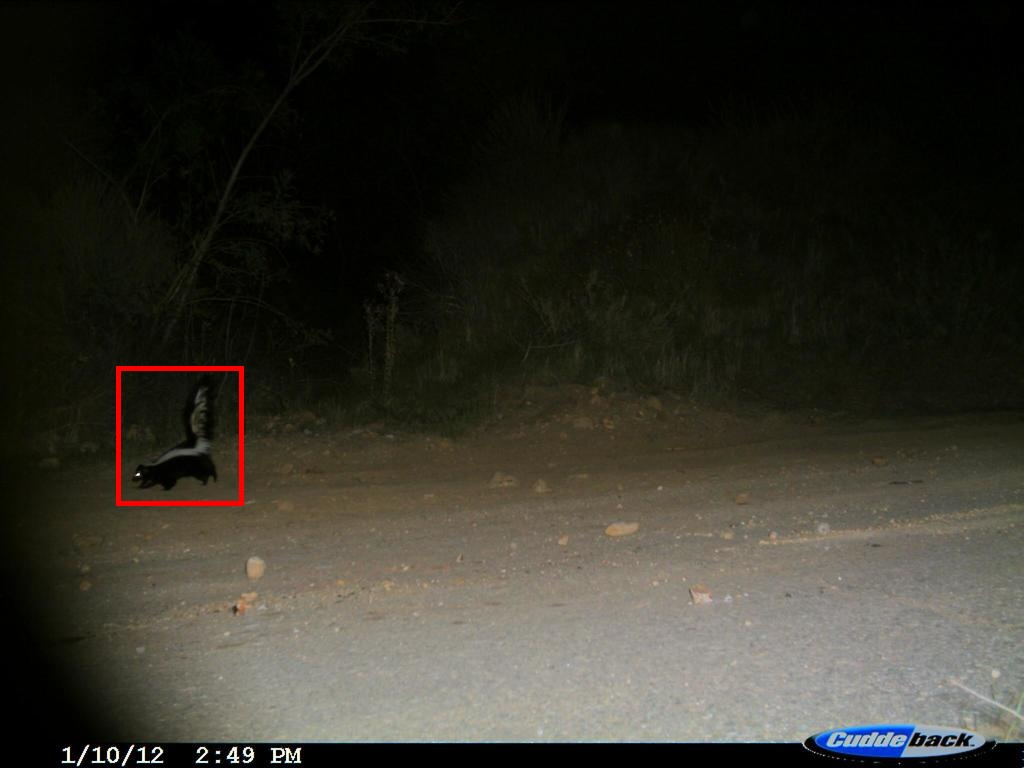
#> input picture bbox_samples_train_red/sample_01_58e59a32-23d2-11e8-a6a3-ec086b02610b_bbox.jpg, 1024 x 768 px
$ python -i visibility.py   (imports and definitions only)
#> lines starting #> are read from the running program, lines starting #| are printed output that depends on the picture
#> further down, picture is the input picture: PIL image 1024x768 RGB; mean R, G, B 51.7, 49.9, 41.3
from __future__ import annotations

from dataclasses import dataclass
from typing import Any

import numpy as np
import pandas as pd
from PIL import Image


VISIBILITY_MODES = {"original", "gamma", "clahe", "gamma_clahe"}
VISIBILITY_SCOPES = {"test_only", "train_test_consistent", "night_only"}
DEFAULT_NIGHT_VALUES = {"night", "low_light", "low-light", "dark", "1", "true", "yes"}


def apply_gamma_correction(image: Image.Image, gamma: float) -> Image.Image:
#> called with gamma = 0.7
    if gamma <= 0:
        raise ValueError(f"Gamma must be positive, got {gamma}.")
    rgb_image = image.convert("RGB")
    lookup = [
        int(np.clip(((value / 255.0) ** gamma) * 255.0, 0, 255))
        for value in range(256)
    ]
    return rgb_image.point(lookup * len(rgb_image.getbands()))
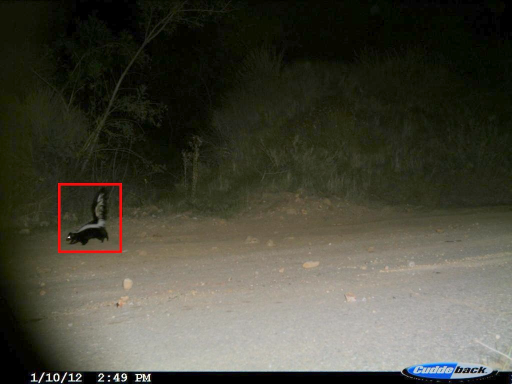
#> returned value: PIL image 1024x768 RGB (shown at 1/2 size); mean R, G, B 70.9, 69.8, 57.4


# [75 lines left out: functions _clip_histogram, _build_lut, _apply_numpy_clahe_to_channel, _apply_numpy_clahe, not called in this run]


def apply_clahe(
    image: Image.Image,
    clip_limit: float = 2.0,
    tile_grid_size: tuple[int, int] = (8, 8),
) -> Image.Image:
#> called with clip_limit = 2, tile_grid_size = (8, 8)
    if clip_limit <= 0:
        raise ValueError(f"clip_limit must be positive, got {clip_limit}.")

    try:
        import cv2  # type: ignore[import-not-found]
    except ModuleNotFoundError:
        return _apply_numpy_clahe(image, clip_limit=clip_limit, tile_grid_size=tile_grid_size)

    rgb = np.asarray(image.convert("RGB"), dtype=np.uint8)
    lab = cv2.cvtColor(rgb, cv2.COLOR_RGB2LAB)
#> lab: shape (768, 1024, 3); mean of channels 0, 1, 2 71.9, 126, 135.2
    l_channel, a_channel, b_channel = cv2.split(lab)
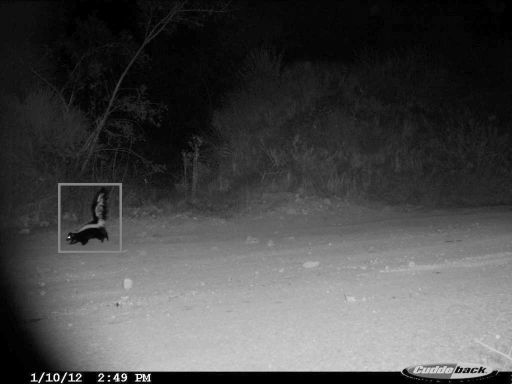
#> l_channel: shape (768, 1024) (shown at 1/2 size); min 0, max 255, mean 71.9
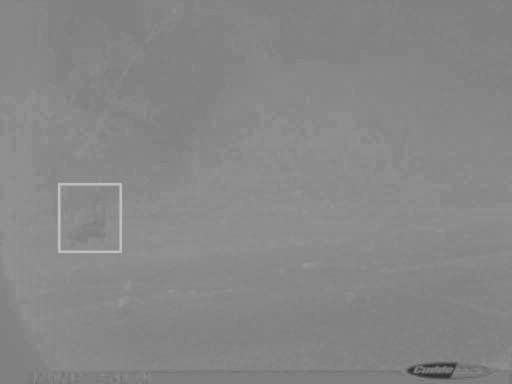
#> b_channel: shape (768, 1024) (shown at 1/2 size); min 47, max 195, mean 135.2
    clahe = cv2.createCLAHE(clipLimit=float(clip_limit), tileGridSize=tuple(tile_grid_size))
    enhanced_l = clahe.apply(l_channel)
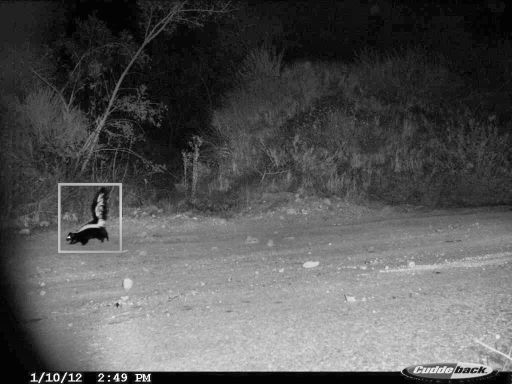
#> enhanced_l: shape (768, 1024) (shown at 1/2 size); min 1, max 255, mean 84.4
    enhanced_lab = cv2.merge((enhanced_l, a_channel, b_channel))
#> enhanced_lab: shape (768, 1024, 3); mean of channels 0, 1, 2 84.4, 126, 135.2
    enhanced_rgb = cv2.cvtColor(enhanced_lab, cv2.COLOR_LAB2RGB)
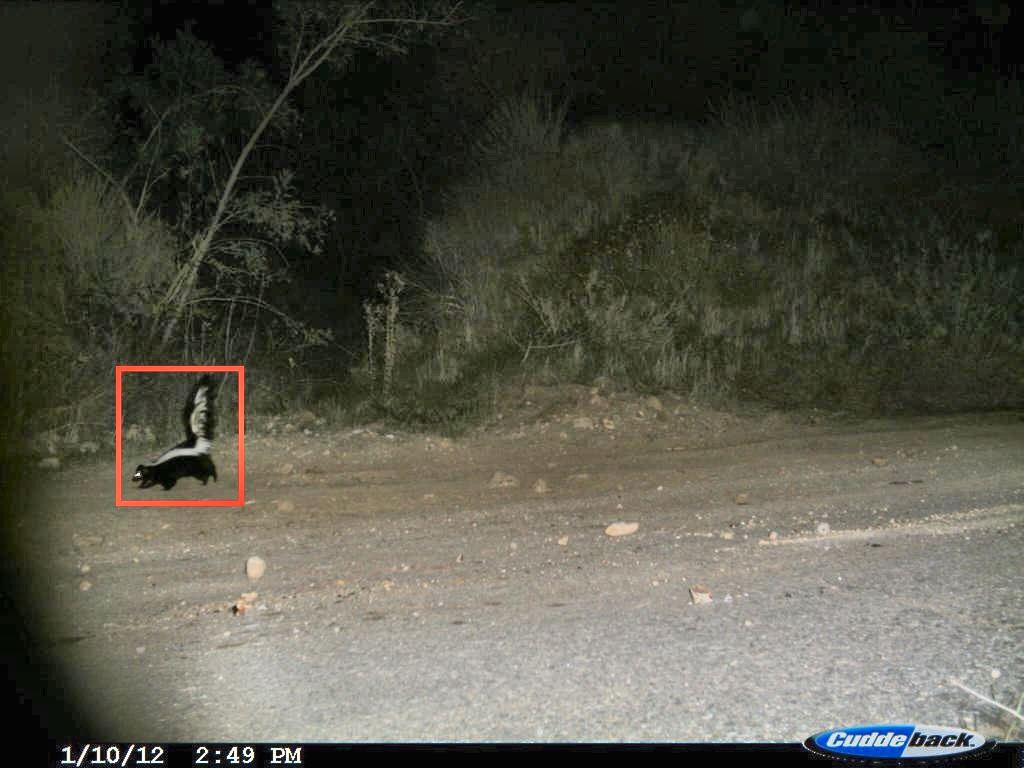
#> enhanced_rgb: shape (768, 1024, 3); mean R, G, B 82, 81.5, 69.3
    return Image.fromarray(enhanced_rgb, mode="RGB")


def apply_gamma_then_clahe(
    image: Image.Image,
    gamma: float = 0.7,
    clip_limit: float = 2.0,
    tile_grid_size: tuple[int, int] = (8, 8),
) -> Image.Image:
    return apply_clahe(
        apply_gamma_correction(image, gamma=gamma),
        clip_limit=clip_limit,
        tile_grid_size=tile_grid_size,
    )


# [12 lines left out: function parse_tile_grid_size, not called in this run]


def _normalize_metadata_value(value: Any) -> str:
    return str(value).strip().lower().replace(" ", "_")


# [12 lines left out: function _parse_night_rule, not called in this run]


@dataclass(frozen=True)
class VisibilitySettings:
    mode: str = "original"
    scope: str = "train_test_consistent"
    night_only_flag_source: str = "day_night"
    gamma: float = 0.7
    clahe_clip_limit: float = 2.0
    clahe_tile_grid_size: tuple[int, int] = (8, 8)
    experiment_requested: bool = False

    # [7 lines left out: function __post_init__, not called in this run]

    @property
    def enabled(self) -> bool:
        return self.mode != "original"

    # [11 lines left out: function to_dict, not called in this run]


class VisibilityPreprocessor:
    def __init__(self, settings: VisibilitySettings) -> None:
        self.settings = settings
        self.name = f"visibility_{settings.scope}_{settings.mode}"

    # [94 lines left out: functions is_night_row, should_apply, __call__, summary, build_visibility_settings, count_visibility_applications, not called in this run]

>>> from PIL import Image
>>> picture = Image.open('../../bbox_samples_train_red/sample_01_58e59a32-23d2-11e8-a6a3-ec086b02610b_bbox.jpg')
>>> result = apply_gamma_then_clahe(picture)

$ run again, on bbox_samples_train_red/sample_02_5991040a-23d2-11e8-a6a3-ec086b02610b_bbox.jpg
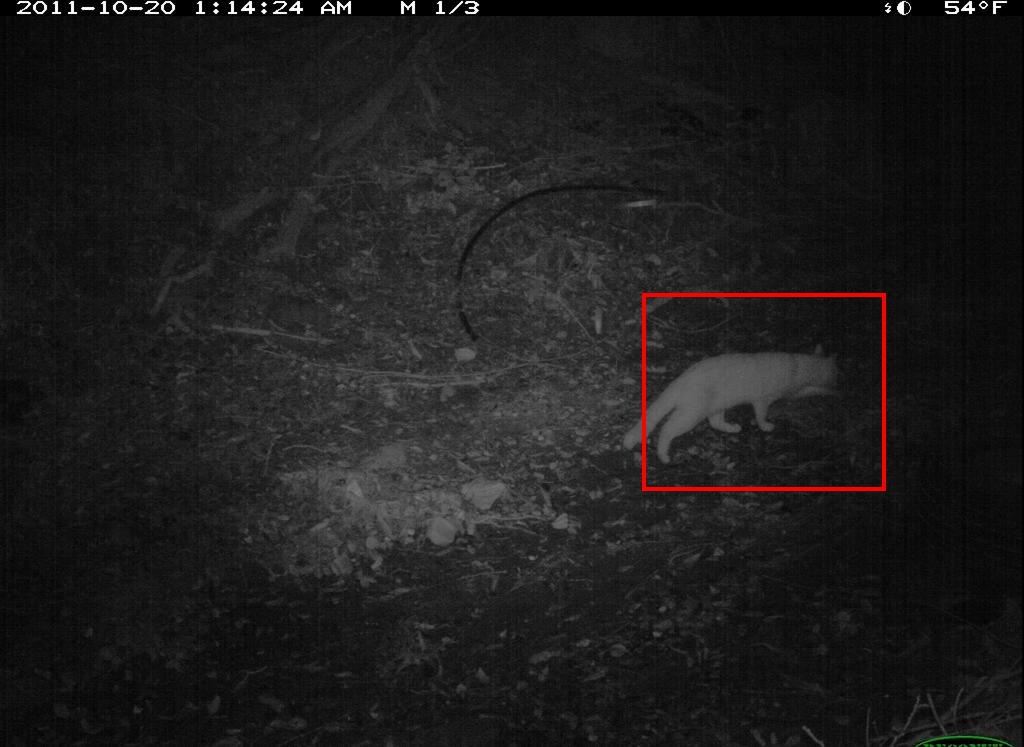
#> input picture bbox_samples_train_red/sample_02_5991040a-23d2-11e8-a6a3-ec086b02610b_bbox.jpg, 1024 x 747 px
#> picture is the input picture: PIL image 1024x747 RGB; mean R, G, B 30.1, 29, 29
#> lab: shape (747, 1024, 3); mean of channels 0, 1, 2 56.2, 128.4, 128.3
#> in apply_clahe, `l_channel, a_channel, b_channel = cv2.split(lab)`:
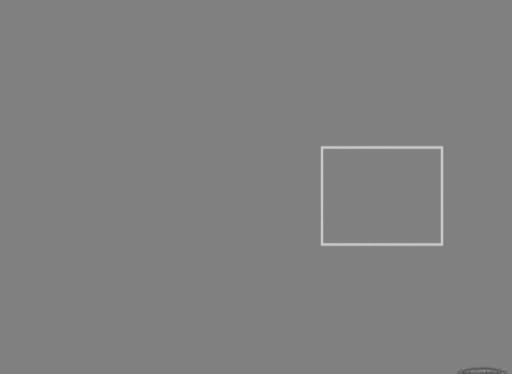
#> a_channel: shape (747, 1024) (shown at 1/2 size); min 78, max 208, mean 128.4
#> in apply_clahe, `enhanced_l = clahe.apply(l_channel)`:
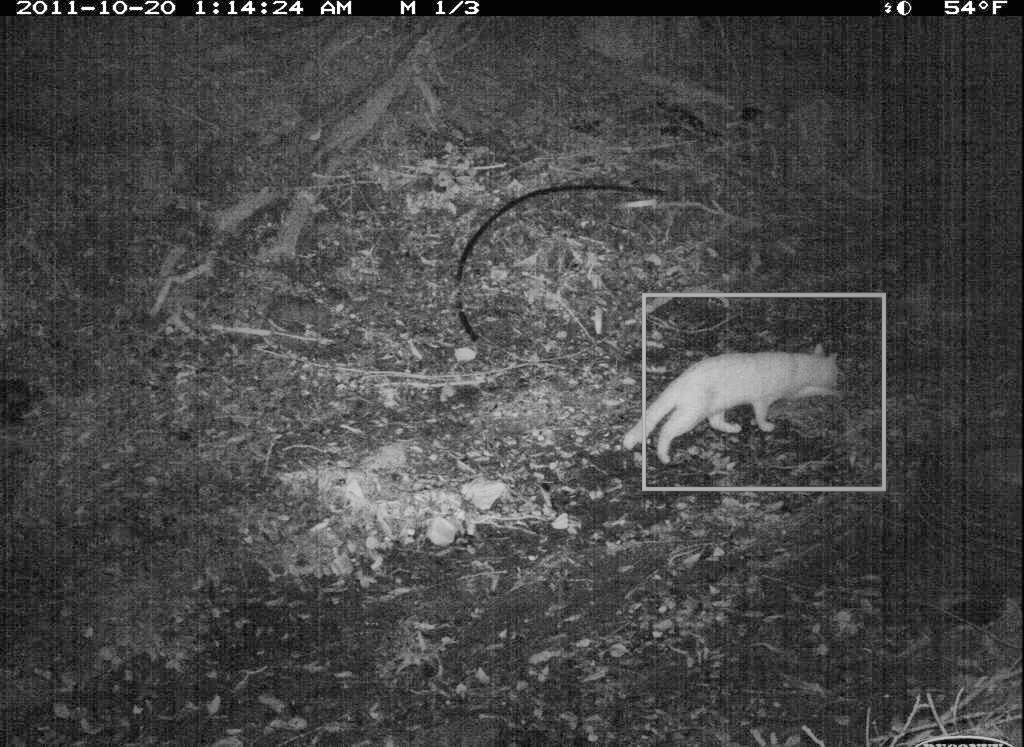
#> enhanced_l: shape (747, 1024); min 2, max 255, mean 70.6
#> enhanced_lab: shape (747, 1024, 3); mean of channels 0, 1, 2 70.6, 128.4, 128.3

$ run again, on bbox_samples_train_red/sample_03_59f7999a-23d2-11e8-a6a3-ec086b02610b_bbox.jpg
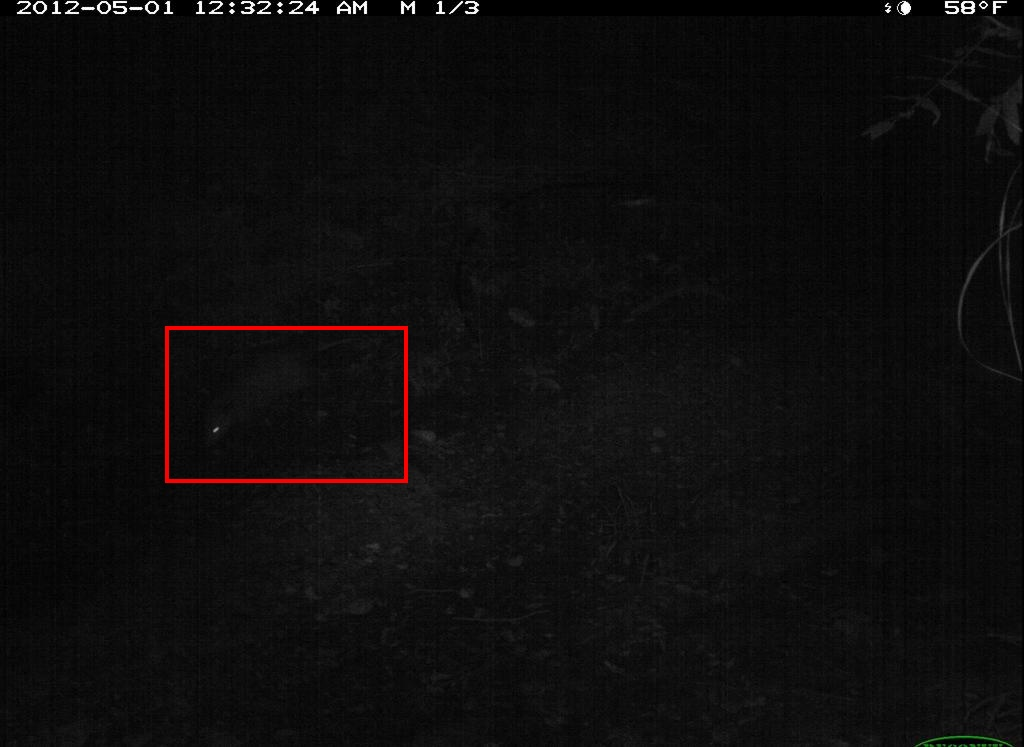
#> input picture bbox_samples_train_red/sample_03_59f7999a-23d2-11e8-a6a3-ec086b02610b_bbox.jpg, 1024 x 747 px
#> picture is the input picture: PIL image 1024x747 RGB; mean R, G, B 14.3, 13.3, 13.2
#> lab: shape (747, 1024, 3); mean of channels 0, 1, 2 30, 128.4, 128.3
#> in apply_clahe, `l_channel, a_channel, b_channel = cv2.split(lab)`:
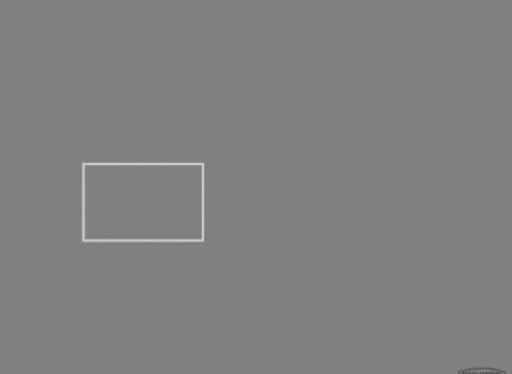
#> a_channel: shape (747, 1024) (shown at 1/2 size); min 78, max 208, mean 128.4
#> in apply_clahe, `enhanced_l = clahe.apply(l_channel)`:
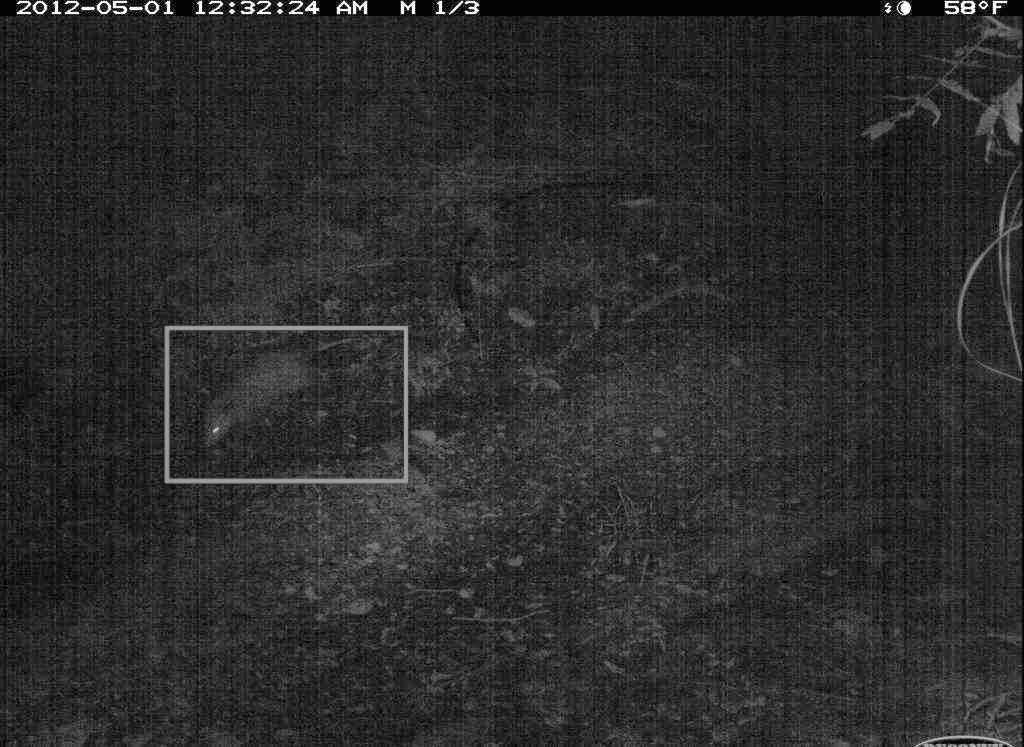
#> enhanced_l: shape (747, 1024); min 1, max 255, mean 44
#> enhanced_lab: shape (747, 1024, 3); mean of channels 0, 1, 2 44, 128.4, 128.3
